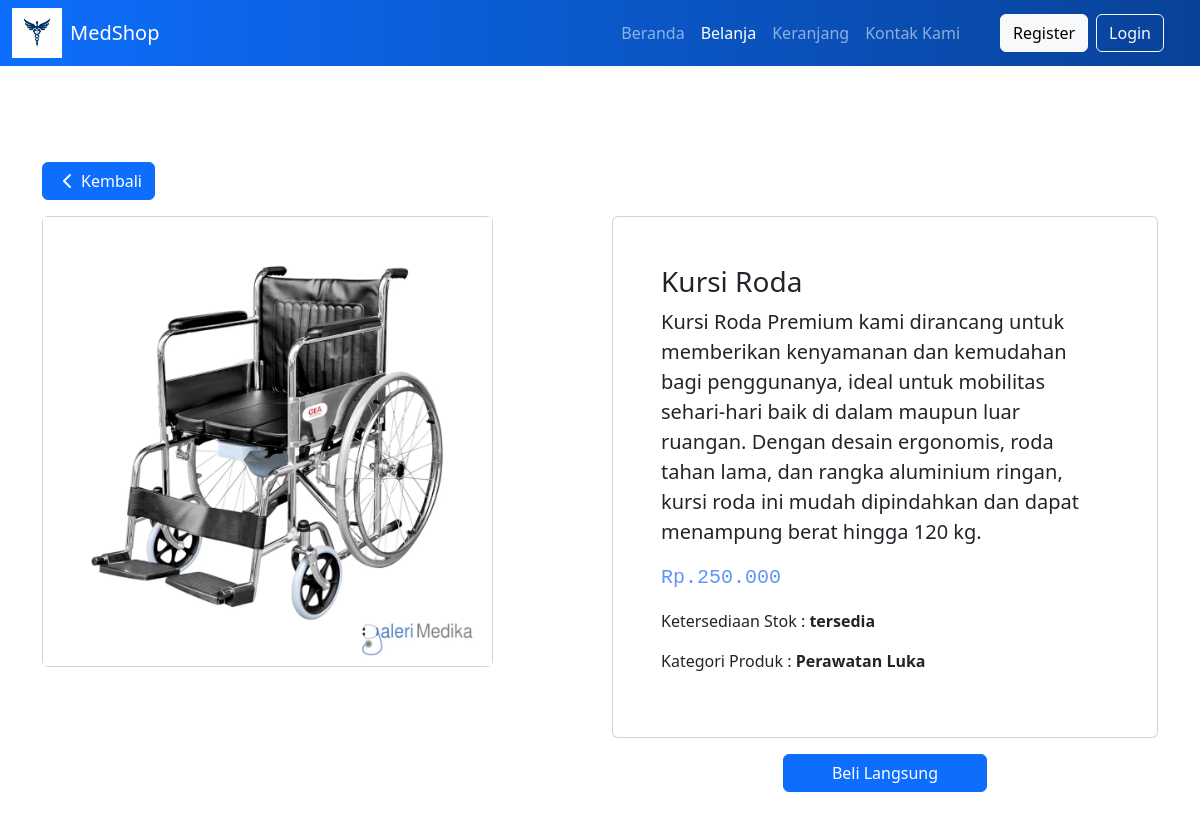
Page /detail.php?p=34 on the committed database.
### tables this page shows
CREATE TABLE `produk` (
  `id` int(11) NOT NULL,
  `id_kategori` int(11) NOT NULL,
  `nama` varchar(255) NOT NULL,
  `harga` double NOT NULL,
  `foto` varchar(255) DEFAULT NULL,
  `detail` text DEFAULT NULL,
  `stok` enum('tersedia','habis') DEFAULT 'tersedia'
);

CREATE TABLE `kategori` (
  `id_kategori` int(11) NOT NULL,
  `nama_kategori` varchar(255) DEFAULT NULL
);

### detail.php (the view, shortened to what this page needs)
<?php
include 'koneksi.php';
$id = $_GET['p'];
$queryProduk = mysqli_query($conn, "select a.*, b.nama_kategori AS nama_kategori from produk a join kategori b on a.id_kategori=b.id_kategori where a.id='$id'");
$produk = mysqli_fetch_array($queryProduk);
?>
<!DOCTYPE html>
<html lang="en">
<head>
    <link href="bootstrap/css/bootstrap.css" rel="stylesheet" />
    <link rel="stylesheet" href="https://cdnjs.cloudflare.com/ajax/libs/font-awesome/6.6.0/css/all.min.css" />
    <link rel="stylesheet" href="assets/style.css" />
</head>
<body>
  <nav class="navbar navbar-expand-lg navbar-dark">
    <div class="container-fluid">
      <img src="assets/image/profile.jpg" alt="Logo" style="width: 50px; height: 50px;" class="d-inline-block align-text-top" />
      <a class="navbar-brand mx-2" href="index.php">MedShop</a>
      <div class="collapse navbar-collapse justify-content-end" id="navbarNav">
        <ul class="navbar-nav">
          <li class="nav-item"><a class="nav-link" href="index.php">Beranda</a></li>
          <li class="nav-item"><a class="nav-link active" href="belanja.php">Belanja</a></li>
          <li class="nav-item"><a class="nav-link" href="cart.php?p=0">Keranjang</a></li>
          <li class="nav-item"><a class="nav-link" href="kontak.php">Kontak Kami</a></li>
        </ul>
        <ul class="navbar-nav mx-4">
          <?php
          if (!isset($_SESSION['log'])) {
            echo '
              <li><a href="register.php" class="btn btn-light mx-2">Register</a></li>
              <li><a href="login.php" class="btn btn-outline-light">Login</a></li>
            ';
          }
          ?>
        </ul>
      </div>
    </div>
  </nav>
    <div class="container-fluid py-5 mt-5">
        <div class="container mb-3">
            <a href="belanja.php" class="btn btn-primary"><i class="fa-solid fa-chevron-left mx-2"></i>Kembali</a>
        </div>
        <div class="container">
            <div class="row">
                <div class="col-md-5">
                    <div class="card">
                        <img src="assets/image/<?php echo $produk['foto']  ?>" class="w-100">
                    </div>
                </div>
                <div class="col-md-6 offset-md-1 ">
                    <div class="card p-5">
                        <h3><?php echo $produk['nama'] ?></h3>
                        <p class="fs-5">
                            <?php echo $produk['detail'] ?>
                        </p>
                        <p class="harga fs-5">
                            Rp.<?php echo number_format($produk['harga'], 0, ',', '.')  ?>
                        </p>
                        <p class="">
                            Ketersediaan Stok : <b> <?php echo $produk['stok'] ?></b>
                        </p>
                        <p>
                            Kategori Produk : <b><?php echo $produk['nama_kategori'] ?></b>
                        </p>
                    </div>
                    <?php if ($produk['stok'] == 'habis') { ?>
                        <div class="text-center my-3">
                            <a href="" class="btn btn-secondary px-5">Stok Habis</a>
                        </div>
                    <?php
                    } else { ?>
                        <div class="text-center my-3">
                            <a href="addcart.php?p=<?php echo $produk['id'] ?>" class="btn btn-primary px-5">Beli Langsung</a>
                        </div>
                    <?php
                    }
                    ?>
                </div>
            </div>
        </div>
    </div>
</body>
</html>

### assets/style.css (style rules this page uses)
.harga { font-size: 13pt; color: rgb(97, 148, 249); font-family: monospace; }

### detail.php (style rules this page uses)
.navbar { background: linear-gradient(90deg, #0d6efd, #084298); }
.navbar-brand, .nav-link, .btn { font-weight: 500; }

### rows in the picture
produk: foto (picture), nama "Kursi Roda", detail "Kursi Roda Premium kami dirancang untuk memberikan kenyamanan dan kemudahan bagi penggunanya, ideal untuk mobilitas sehari-hari baik di dalam maupun luar ruangan. Dengan desain ergonomis, roda tahan lama, dan rangka aluminium ringan, kursi roda ini mudah dipindahkan dan dapat menampung berat hingga 120 kg.", harga "250.000", stok "tersedia", id_kategori.nama_kategori "Perawatan Luka"
